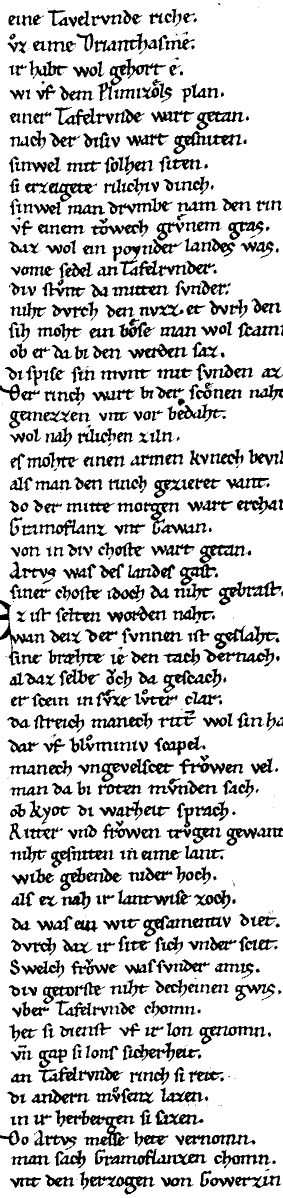
%> input picture DIVADIAGTWeb/A_Course_Experiment_DivadiaWeb/d-273.1.933.186.566.2395.png, 566 x 2395 px (shown at 1/2 size)
$ octave Hao_prepareImage.m   (GNU Octave 9; MATLAB toolbox functions it lacks are replaced by stand-ins)
%> lines starting %> are read from the running program, lines starting %| are printed output that depends on the picture; in (x1, y1, x2, y2) boxes, pixels count from 0 and x2, y2 are one past the last pixel; in counts of white or black regions, pixels touching at a corner belong together; the program's own positions count from 1
image = imread('d-273.1.933.186.566.2395.png');
%> image is the input picture: size 2395x566 uint8; 80.6% white; 749 black regions (157 under 20 px), largest, box (x1, y1, x2, y2) and area: (110, 2219, 269, 2293) 3071, (238, 491, 430, 553) 2717, (190, 2297, 414, 2332) 2648
[M N] = size(image)
%> M = 2395; N = 566
width = 1024;
verticalPaddingHeight = 17;

% vertical padding
upperPadding = zeros(verticalPaddingHeight, N);
bottomPadding = zeros(verticalPaddingHeight,N);
for i = 1:verticalPaddingHeight
    for j = 1:N
        upperPadding(i,j) = 255;
        bottomPadding(i,j) = 255;
    end
end
GaborInputTmp = [upperPadding; image; bottomPadding];
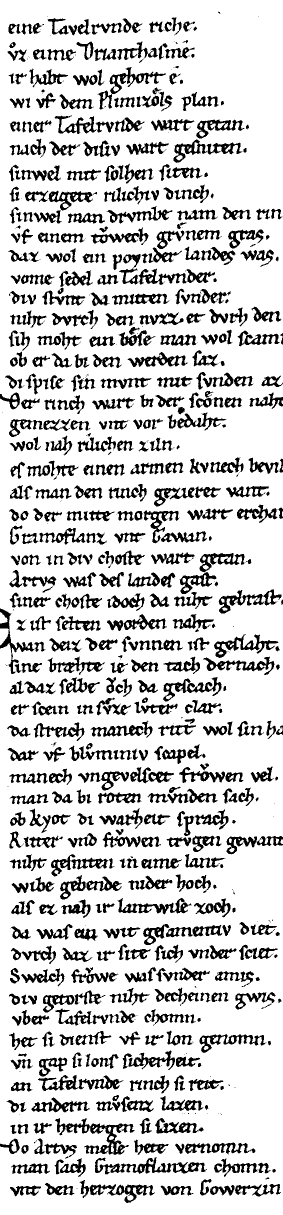
%> GaborInputTmp: size 2429x566 uint8 (shown at 1/2 size); 80.9% white; 749 black regions (157 under 20 px), largest, box (x1, y1, x2, y2) and area: (110, 2236, 269, 2310) 3071, (238, 508, 430, 570) 2717, (190, 2314, 414, 2349) 2648

% horizontal padding
[MG NG] = size(GaborInputTmp)
%> MG = 2429; NG = 566
leftPaddingWidth = int64((width - N)/2);
%> leftPaddingWidth = 229
rightPaddingWidth = width - N - leftPaddingWidth;
%> rightPaddingWidth = 229

leftPadding = zeros(MG, leftPaddingWidth);
rightPadding = zeros(MG, rightPaddingWidth);

for i = 1: MG
    for j = 1:leftPaddingWidth
        leftPadding(i,j) = 255;
    end
end
%> leftPadding: size 2429x229 double; every value is 255
for i = 1: MG
    for j = 1:rightPaddingWidth
        rightPadding(i,j) = 255;
    end
end

% [13 lines of commented-out code are left out]

GaborInput = [leftPadding GaborInputTmp rightPadding];
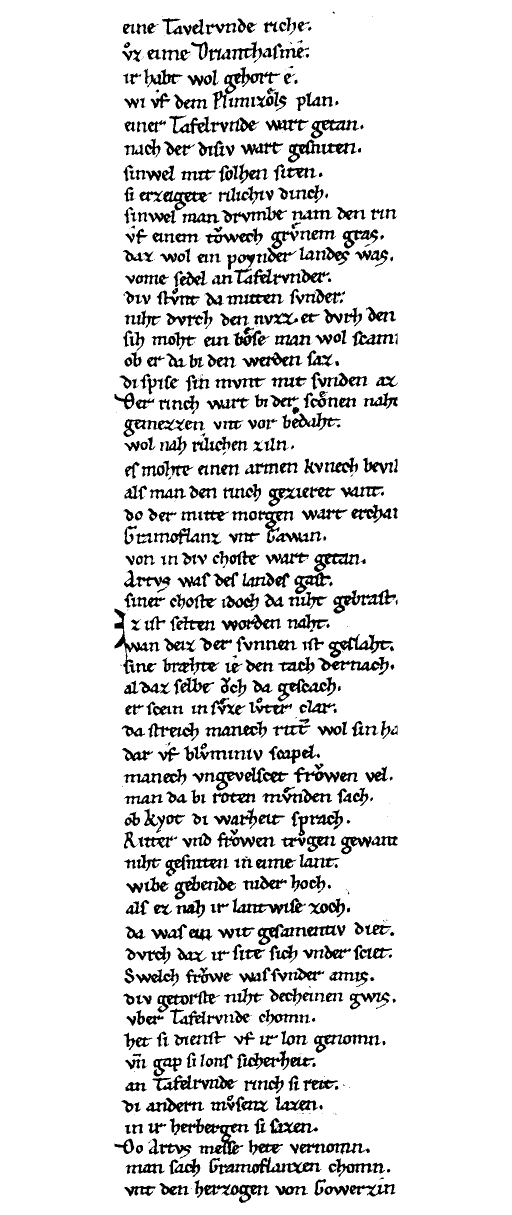
%> GaborInput: size 2429x1024 uint8 (shown at 1/2 size); 89.4% white; 749 black regions (157 under 20 px), largest, box (x1, y1, x2, y2) and area: (339, 2236, 498, 2310) 3071, (467, 508, 659, 570) 2717, (419, 2314, 643, 2349) 2648
imwrite(GaborInput,'GaborInput.jpg','jpg');
